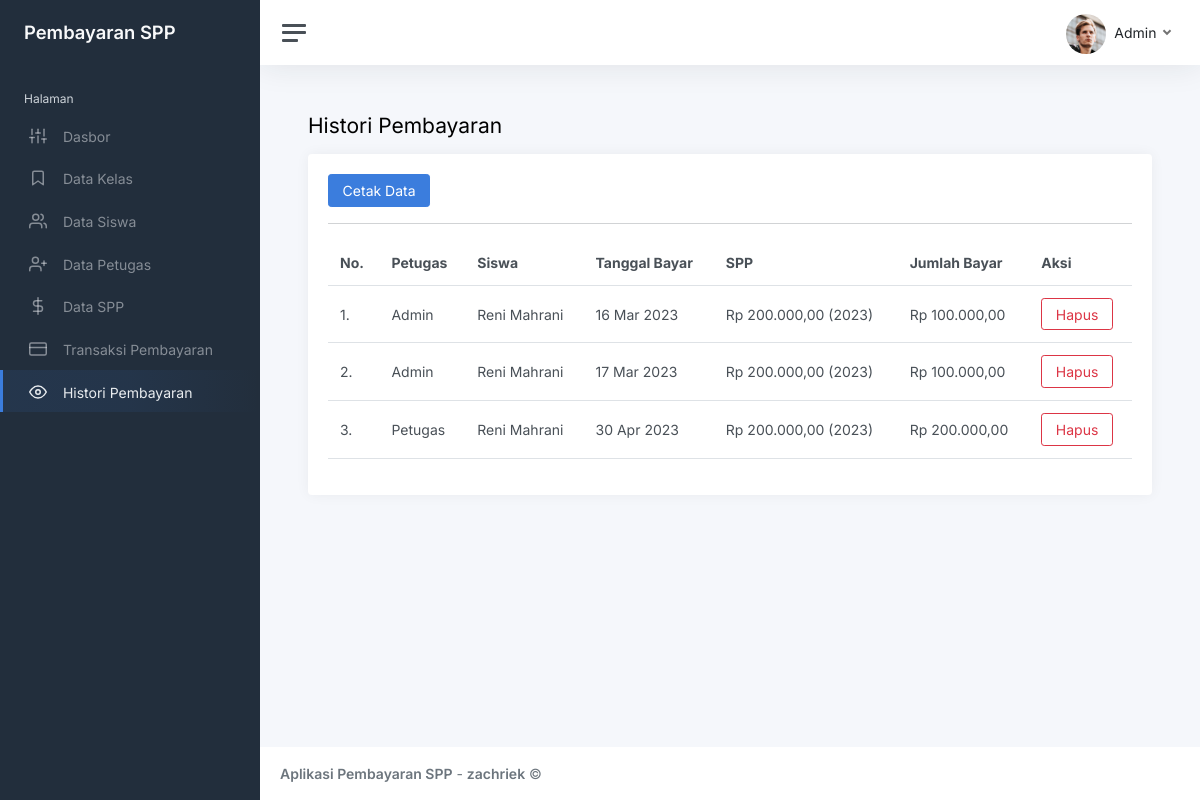
Page /index.php?page=histori (signed in) on the committed database.
### tables this page shows
CREATE TABLE `pembayaran` (
  `id_pembayaran` int(11) NOT NULL,
  `id_petugas` int(11) DEFAULT NULL,
  `nisn` char(16) DEFAULT NULL,
  `tgl_bayar` date DEFAULT NULL,
  `bulan_bayar` varchar(8) DEFAULT NULL,
  `tahun_dibayar` varchar(4) DEFAULT NULL,
  `id_spp` int(11) DEFAULT NULL,
  `jumlah_bayar` int(11) DEFAULT NULL
);

CREATE TABLE `petugas` (
  `id_petugas` int(11) NOT NULL,
  `username` varchar(25) DEFAULT NULL,
  `password` varchar(255) DEFAULT NULL,
  `nama_petugas` varchar(35) DEFAULT NULL,
  `level` enum('admin','petugas') DEFAULT NULL
);

CREATE TABLE `siswa` (
  `nisn` char(10) NOT NULL,
  `nis` char(8) DEFAULT NULL,
  `nama` varchar(35) DEFAULT NULL,
  `id_kelas` int(11) DEFAULT NULL,
  `alamat` text DEFAULT NULL,
  `no_telp` varchar(13) DEFAULT NULL,
  `password` varchar(255) DEFAULT NULL
);

CREATE TABLE `spp` (
  `id_spp` int(11) NOT NULL,
  `tahun` int(11) DEFAULT NULL,
  `nominal` int(11) DEFAULT NULL
);

### histori.php (the view)
<?php
$nisn = isset($_SESSION['user']['nisn']) ? $_SESSION['user']['nisn'] : '';
$where = !isset($_SESSION['user']['level']) ? " WHERE pembayaran.nisn='$nisn'" : '';
$query = mysqli_query($conn, "SELECT * FROM pembayaran LEFT JOIN petugas ON pembayaran.id_petugas=petugas.id_petugas LEFT JOIN siswa ON pembayaran.nisn=siswa.nisn LEFT JOIN spp ON pembayaran.id_spp=spp.id_spp $where");
$data_spp = [];
while ($row = mysqli_fetch_array($query)) {
  $data_spp[] = $row;
}
?>
<h1 class="h3 mb-3">Histori Pembayaran</h1>
<div class="row">
  <div class="col-12">
    <div class="card">
      <div class="card-body">
        <?php if (isset($_SESSION['user']['level']) && $_SESSION['user']['level'] == 'admin') : ?>
          <a href="cetak_histori.php" class="btn btn-primary">Cetak Data</a>
          <hr>
        <?php endif; ?>
        <table class="table">
          <thead>
            <tr>
              <th>No.</th>
              <th>Petugas</th>
              <th>Siswa</th>
              <th>Tanggal Bayar</th>
              <th>SPP</th>
              <th>Jumlah Bayar</th>
              <?php if (isset($_SESSION['user']['level'])) : ?>
                <th>Aksi</th>
              <?php endif; ?>
            </tr>
          </thead>
          <tbody>
            <?php foreach ($data_spp as $key => $data) : ?>
              <tr>
                <td><?= ++$key; ?>.</td>
                <td><?= $data['nama_petugas']; ?></td>
                <td><?= $data['nama']; ?></td>
                <td><?= date('d M Y', strtotime($data['tgl_bayar'])); ?></td>
                <td><?= "Rp " . number_format($data['nominal'], 2, ',', '.'); ?> (<?= $data['tahun']; ?>)</td>
                <td><?= "Rp " . number_format($data['jumlah_bayar'], 2, ',', '.'); ?></td>
                <?php if (isset($_SESSION['user']['level'])) : ?>
                  <td>
                    <a href="?page=histori_hapus&id=<?= $data['id_pembayaran']; ?>" class="btn btn-outline-danger" onclick="return confirm('Apakah kamu yakin ingin menghapus?');">Hapus</a>
                  </td>
                <?php endif; ?>
              </tr>
            <?php endforeach; ?>
          </tbody>
        </table>
      </div>
    </div>
  </div>
</div>

### index.php (shortened to what this page needs)
<?php
$base = isset($_SESSION['user']['level']) ? 'dashboard' : 'home';
$page = isset($_GET['page']) ? $_GET['page'] : $base;
?>
<!DOCTYPE html>
<html lang="en">
<head>
	<link href="css/app.css" rel="stylesheet">
</head>
<body>
	<div class="wrapper">
		<?php include "templates/sidebar.php"; ?>
		<div class="main">
			<?php include "templates/navbar.php"; ?>
			<main class="content">
				<div class="container-fluid p-0">
					<?php include $page . '.php'; ?>
				</div>
			</main>
			<?php include "templates/footer.php"; ?>
		</div>
	</div>
</body>
</html>

### templates/sidebar.php
<nav id="sidebar" class="sidebar js-sidebar">
  <div class="sidebar-content js-simplebar">
    <a class="sidebar-brand" href="index.php">
      <span class="align-middle">Pembayaran SPP</span>
    </a>
    <ul class="sidebar-nav">
      <li class="sidebar-header">
        Halaman
      </li>
      <li class="sidebar-item <?= !isset($_GET['page'])  ? "active" : ''; ?>">
        <a class="sidebar-link" href="index.php">
          <?php if (isset($_SESSION['user']['level'])) : ?>
            <i class="align-middle" data-feather="sliders"></i> <span class="align-middle">Dasbor</span>
          <?php else : ?>
            <i class="align-middle" data-feather="home"></i> <span class="align-middle">Beranda</span>
          <?php endif; ?>
        </a>
      </li>
      <?php if (isset($_SESSION['user']['level']) && $_SESSION['user']['level'] == 'admin') : ?>
        <li class="sidebar-item <?= isset($_GET['page']) && str_contains($_GET['page'], 'kelas') ? 'active' : '';  ?>">
          <a class="sidebar-link" href="index.php?page=kelas">
            <i class="align-middle" data-feather="bookmark"></i> <span class="align-middle">Data Kelas</span>
          </a>
        </li>
        <li class="sidebar-item <?= isset($_GET['page']) && str_contains($_GET['page'], 'siswa') ? 'active' : '';  ?>">
          <a class="sidebar-link" href="index.php?page=siswa">
            <i class="align-middle" data-feather="users"></i> <span class="align-middle">Data Siswa</span>
          </a>
        </li>
        <li class="sidebar-item <?= isset($_GET['page']) && str_contains($_GET['page'], 'petugas') ? 'active' : '';  ?>">
          <a class="sidebar-link" href="index.php?page=petugas">
            <i class="align-middle" data-feather="user-plus"></i> <span class="align-middle">Data Petugas</span>
          </a>
        </li>
        <li class="sidebar-item <?= isset($_GET['page']) && str_contains($_GET['page'], 'spp') ? 'active' : '';  ?>">
          <a class="sidebar-link" href="index.php?page=spp">
            <i class="align-middle" data-feather="dollar-sign"></i> <span class="align-middle">Data SPP</span>
          </a>
        </li>
      <?php endif; ?>
      <?php if (isset($_SESSION['user']['level'])) : ?>
        <li class="sidebar-item <?= isset($_GET['page']) && str_contains($_GET['page'], 'pembayaran') ? 'active' : '';  ?>">
          <a class="sidebar-link" href="index.php?page=pembayaran">
            <i class="align-middle" data-feather="credit-card"></i> <span class="align-middle">Transaksi Pembayaran</span>
          </a>
        </li>
      <?php endif; ?>
      <li class="sidebar-item <?= isset($_GET['page']) && str_contains($_GET['page'], 'histori') ? 'active' : '';  ?>">
        <a class="sidebar-link" href="index.php?page=histori">
          <i class="align-middle" data-feather="eye"></i> <span class="align-middle">Histori Pembayaran</span>
        </a>
      </li>
    </ul>
  </div>
</nav>

### templates/navbar.php (shortened to what this page needs)
<nav class="navbar navbar-expand navbar-light navbar-bg">
  <a class="sidebar-toggle js-sidebar-toggle">
    <i class="hamburger align-self-center"></i>
  </a>
  <div class="navbar-collapse collapse">
    <ul class="navbar-nav navbar-align">
      <li class="nav-item dropdown">
        <a class="nav-link dropdown-toggle d-none d-sm-inline-block" href="#" data-bs-toggle="dropdown">
          <img src="img/avatars/avatar.jpg" class="avatar img-fluid rounded-circle me-1" alt="User" /> <span class="text-dark"><?= isset($_SESSION['user']['nama']) ?  $_SESSION['user']['nama'] : $_SESSION['user']['nama_petugas'] ?></span>
        </a>
      </li>
    </ul>
  </div>
</nav>

### templates/footer.php
<footer class="footer">
  <div class="container-fluid">
    <div class="row text-muted">
      <div class="col-12 text-start">
        <p class="mb-0">
          <a class="text-muted" href="https://adminkit.io/" target="_blank"><strong>Aplikasi Pembayaran SPP</strong></a> - <a class="text-muted" href="https://adminkit.io/" target="_blank"><strong>zachriek</strong></a> &copy;
        </p>
      </div>
    </div>
  </div>
</footer>

### rows in the picture
pembayaran: id_petugas.nama_petugas "Admin", siswa.nama "Reni Mahrani", tgl_bayar "16 Mar 2023", id_spp.nominal "200.000,00", id_spp.tahun "2023", jumlah_bayar "100.000,00"
pembayaran: id_petugas.nama_petugas "Admin", siswa.nama "Reni Mahrani", tgl_bayar "17 Mar 2023", id_spp.nominal "200.000,00", id_spp.tahun "2023", jumlah_bayar "100.000,00"
pembayaran: id_petugas.nama_petugas "Petugas", siswa.nama "Reni Mahrani", tgl_bayar "30 Apr 2023", id_spp.nominal "200.000,00", id_spp.tahun "2023", jumlah_bayar "200.000,00"

### other values in the picture
$_SESSION['user']['nama_petugas'] "Admin"
